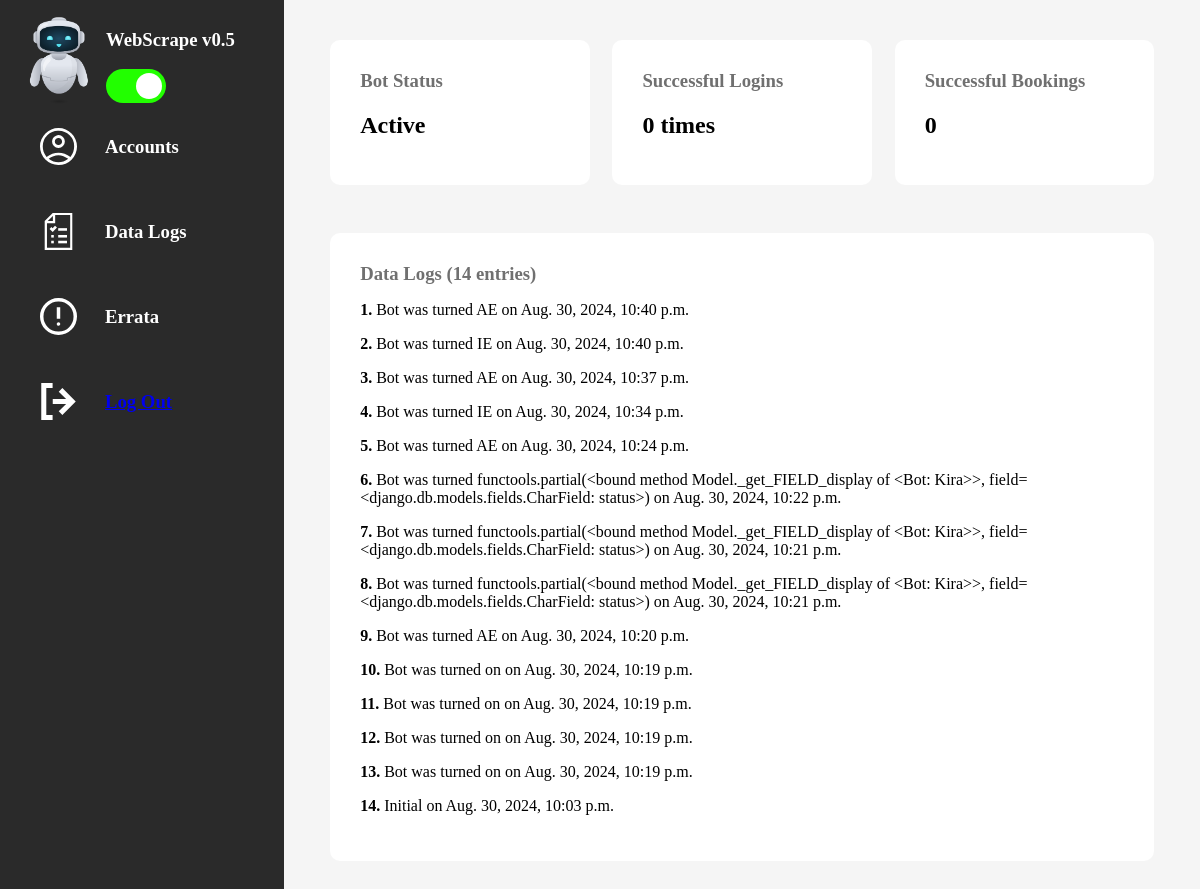
Before: /dashboard/ (signed in) with the older database file.
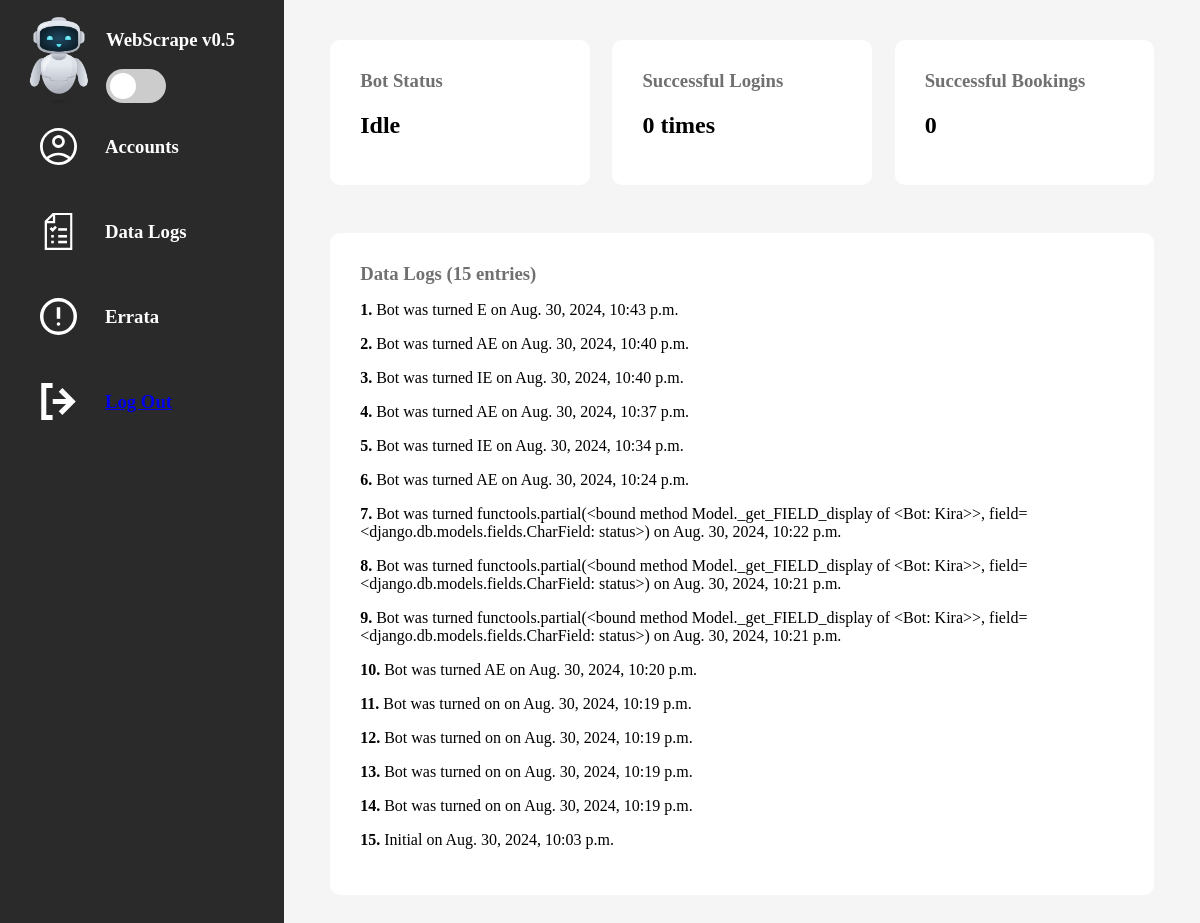
After: the same page with the newer database file.
### botengine/models.py (models this page shows, shortened)
class Bot(models.Model):
    bot_name = models.CharField(max_length=255, unique=True)
    successful_logins = models.IntegerField(default=0)
    successful_bookings = models.IntegerField(default=0)
    class Status(models.TextChoices):
        ACTIVE = "AE", "Active"
        IDLE = "IE", "Idle"
    status = models.CharField(
        max_length=2,
        choices=Status,
        default=Status.IDLE
    )

class Log(models.Model):
    log_details = models.CharField(max_length=1000)
    created = models.DateTimeField(auto_now_add=True)
    class Meta:
        ordering = ['-created']

### authenticator/views.py (the view)
# urls.py: path('dashboard/', views.dashboard, name="dashboard")
@login_required(login_url='/authenticate/')
def dashboard(request):
    if request.user.is_authenticated:
        bot = Bot.objects.get(id=1)
        logs = Log.objects.all()
        context = {
            "bot": bot,
            "logs": logs,
            "log_count": logs.count()
        }
        return render(request, 'authenticator/pages/dashboard.html', context)
    else:
        return redirect('login')

### authenticator/templates/authenticator/pages/dashboard.html (shortened to what this page needs)
{% load static %}
<!DOCTYPE html>
<html lang="en">
<head>
    <link type="text/css" href="{% static 'styles/style.css' %}" rel="stylesheet" />
    <link type="text/css" href="{% static 'styles/switch.css' %}" rel="stylesheet" />
</head>
<body>
    <div class="main-container">
        <div class="sidebar-item">
            <div class="app-id">
                <div class="logo-box">
                    <img src="{% static 'img/bot.png' %}" />
                </div>
                <div class="app-details">
                    <h3>WebScrape v0.5</h3>
                    <div class="switch-mech">
                        <form id="status-form" method="post">
                            <label class="switch">
                                <span class="slider round"></span>
                            </label>
                        </form>
                    </div>
                </div>
            </div>
            <div class="dashboard-tab-container">
                <div class="dashboard-tab">
                    <div class="icn-box">
                        <img src="{% static 'img/account.svg' %}"  />
                    </div>
                    <h3>Accounts</h3>
                </div>
                <div class="dashboard-tab">
                    <div class="icn-box">
                        <img src="{% static 'img/result.svg' %}" />
                    </div>
                    <h3>Data Logs</h3>
                </div>
                <div class="dashboard-tab">
                    <div class="icn-box">
                        <img src="{% static 'img/error.svg' %}" />
                    </div>
                    <h3>Errata</h3>
                </div>
                <a href="{% url 'authenticator:logout' %}">
                    <div class="dashboard-tab">
                        <div class="icn-box">
                            <img src="{% static 'img/logout.svg' %}" />
                        </div>
                        <h3>Log Out</h3>
                    </div>
                </a>
            </div>
        </div>
        <div class="main-item">
            <div class="main-item-wrap">
                <div class="status-container">
                    <div class="status-tab">
                        <h3>Bot Status</h3>
                        <h2 class="status-text">{{ bot.get_status_display }}</h2>
                    </div>
                    <div class="status-tab">
                        <h3>Successful Logins</h3>
                        <h2>{{ bot.successful_logins }} times</h2>
                    </div>
                    <div class="status-tab">
                        <h3>Successful Bookings</h3>
                        <h2>{{ bot.successful_bookings }}</h2>
                    </div>
                </div>
                <div class="logs-container">
                    <h3>Data Logs ({{ log_count }} entries)</h3>
                    {% for log in logs %}
                        <p>
                            <strong>{{ forloop.counter }}.</strong> {{ log.log_details }} on {{ log.created }}
                        </p>
                    {% endfor %}
                </div>
            </div>
        </div>
    </div>
</body>
</html>

### static/styles/style.css (style rules this page uses)
html, body { margin: 0; padding: 0; }
:root { --bgcolor: #f5f5f5; --darktheme: #2A2A2A; --rad: 10px; }
img { width: 100%; height: 100%; }
.main-container { height: 100%; background-color: var(--darktheme); }
.sidebar-item { width: 100%; height: 150px; background-color: var(--darktheme); color: white; padding-inline: 24px; padding-top: 10px; box-sizing: border-box; overflow: hidden; }
.app-id { display: flex; clear: both; }
.logo-box { width: 70px; height: 94px; }
.app-details { margin-inline: 12px; }
.switch-mech { width: 45px; height: 26px; }
.dashboard-tab-container { padding-left: 16px; }
.dashboard-tab { display: flex; align-items: center; cursor: pointer; padding-block: 24px; }
.icn-box { width: 37px; height: 37px; }
.dashboard-tab h3 { margin-block: 0px; margin-inline: 28px; }
.main-item { margin-block: 24px; background-color: var(--bgcolor); }
.main-item-wrap { width: 90%; margin: auto; }
.status-container { width: 100%; }
.status-tab { height: 145px; background-color: white; margin-bottom: 24px; border-radius: var(--rad); padding: 30px; box-sizing: border-box; }
.status-tab h3 { margin: 0; color: #707070; }
.logs-container { width: 100%; background-color: white; height: 100%; margin-block: 24px; padding: 30px; box-sizing: border-box; border-radius: var(--rad); }
.logs-container h3 { margin: 0; color: #707070; }
@media screen and (min-width:960px) { .main-container { display: flex; justify-content: space-between; } }
@media screen and (min-width:960px) { .sidebar-item { width: 30%; height: 100%; } }
@media screen and (min-width:960px) { .status-container { display: flex; justify-content: space-between; } }
@media screen and (min-width:960px) { .main-item { margin: 0; } }
@media screen and (min-width:960px) { .main-item-wrap { margin-block: 40px; } }
@media screen and (min-width:960px) { .status-tab { width: 31.5%; } }

### static/styles/switch.css (style rules this page uses)
.switch { position: relative; display: inline-block; width: 60px; height: 34px; }
.slider { position: absolute; cursor: pointer; top: 0; left: 0; right: 0; bottom: 0; background-color: #ccc; -webkit-transition: .4s; transition: .4s; }
.slider:before { position: absolute; content: ""; height: 26px; width: 26px; left: 4px; bottom: 4px; background-color: white; -webkit-transition: .4s; transition: .4s; }
.slider.round { border-radius: 34px; }
.slider.round:before { border-radius: 50%; }

Changed rows visible on the page:
changed Bot: status "Active" → "Idle"
added Log: log_details "Bot was turned E", created "Aug. 30, 2024, 10:43 p.m."
Other visible differences:
{{ log_count }}: "14" → "15"
